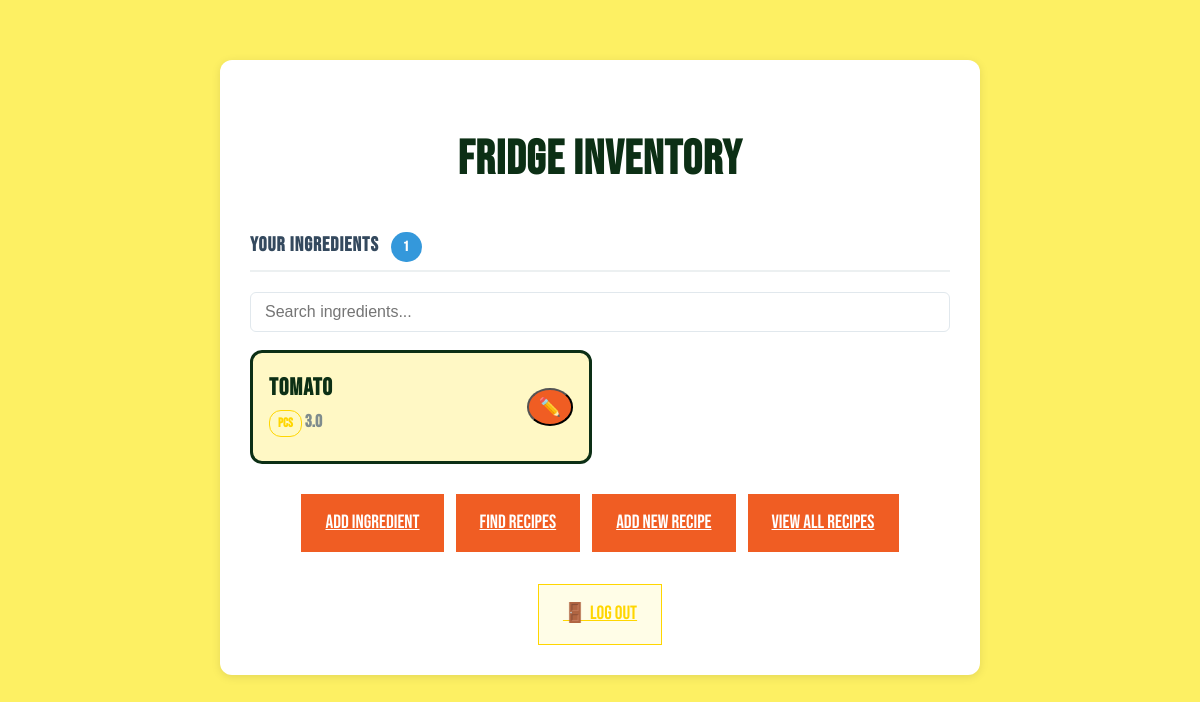
Page / (signed in) on the committed database.
### models.py (models this page shows, shortened)
class Ingredient(db.Model):
    id = db.Column(db.Integer, primary_key=True)
    name = db.Column(db.String(80), nullable=False)
    quantity = db.Column(db.Float, nullable=False)
    unit = db.Column(db.String(20), nullable=False)
    expiry_date = db.Column(db.Date, nullable=True)
    user_id = db.Column(db.Integer, db.ForeignKey('user.id'), nullable=False)
    user = db.relationship("User", backref="ingredients")

### app.py (the view)
@app.route('/')
@login_required
def index():
    ingredients = Ingredient.query.filter_by(user_id=current_user.id).all()
    return render_template('index.html', ingredients = current_user.ingredients)  # shows the homepage

### app.py (called while the page is built)
@login_manager.user_loader
def load_user(user_id):
    return User.query.get(int(user_id))

### templates/index.html (shortened to what this page needs)
<!DOCTYPE html>
<html lang="en">
<head>
</head>
<body>
    <div class="container">
        <h1>Fridge Inventory</h1>
        <div class="ingredients-section">
            {% if ingredients %}
                <h2 class="section-title">
                    Your Ingredients
                    <span class="ingredient-count">{{ ingredients|length }}</span>
                </h2>
                <input type="text" id="ingredient-search" placeholder="Search ingredients..." style="width:100%;padding:10px 14px;margin-bottom:18px;font-size:16px;border-radius:6px;border:1.5px solid #e1e8ed;">
                <div class="ingredients-grid" id="ingredients-grid">
                    {% for item in ingredients %}
                        <div class="ingredient-card" style="position:relative;">
                            <div style="display:flex;justify-content:space-between;align-items:center;">
                                <div>
                                    <div class="ingredient-name">{{ item.name }}</div>
                                    <div class="ingredient-quantity">
                                        <span class="unit-badge" style="display:inline-block;padding:2px 8px;border-radius:12px;font-size:13px;font-weight:600;border:1px solid #FFD600;">{{ item.unit }}</span>
                                        <strong id="quantity-display-{{ item.id }}">{{ item.quantity }}</strong>
                                    </div>
                                </div>
                                <button class="btn btn-primary" style="font-size: 18px; padding: 6px 10px; border-radius: 50%; min-width: 36px; min-height: 36px; display: flex; align-items: center; justify-content: center;" title="Edit Quantity" onclick="toggleEdit({{ item.id }})">✏️</button>
                            </div>
                        </div>
                    {% endfor %}
                </div>
            {% endif %}
        </div>
        <div class="action-buttons">
            <a href="/add" class="btn btn-primary">
                Add Ingredient
            </a>
            <a href="/recipes" class="btn btn-primary">
                Find Recipes
            </a>
            <a href="/add_recipe" class="btn btn-primary">
                Add New Recipe
            </a>
            <a href="/all_recipes" class="btn btn-primary">
                View All Recipes
            </a>
            <a href="/logout" class="btn btn-secondary" style="margin-top: 20px;">
                🚪 Log Out
            </a>
        </div>
    </div>
</body>
</html>

### templates/index.html (style rules this page uses)
* { box-sizing: border-box; }
body { background-color: #fdf063; color: #0c2f15; font-family: 'Bebas Neue', sans-serif; font-size: 20px; max-width: 800px; margin: 40px auto; padding: 20px; line-height: 1.6; }
.container { background: white; padding: 30px; border-radius: 12px; box-shadow: 0 2px 10px rgba(0, 0, 0, 0.1); }
h1, h2, h3, .ingredient-name { color: #0c2f15; font-weight: 800; font-size: 1.5rem; letter-spacing: 1px; }
h1 { font-size: 3rem; margin-bottom: 30px; text-align: center; display: flex; align-items: center; justify-content: center; gap: 12px; }
.ingredients-section { margin-bottom: 30px; }
.section-title { font-size: 20px; font-weight: 600; color: #34495e; margin-bottom: 20px; padding-bottom: 8px; border-bottom: 2px solid #ecf0f1; }
.ingredients-grid { display: grid; grid-template-columns: repeat(auto-fill, minmax(280px, 1fr)); gap: 16px; margin-bottom: 20px; }
.ingredient-card { background: #fff8c5; border: 3px solid #0c2f15; border-radius: 12px; padding: 16px; transition: all 0.3s ease; position: relative; }
.ingredient-quantity { color: #7f8c8d; font-size: 1.1rem; margin-bottom: 8px; }
.action-buttons { display: flex; flex-wrap: wrap; gap: 12px; justify-content: center; margin-top: 30px; }
.btn, .btn-primary, .btn-secondary, .btn-tertiary { font-size: 1.2rem; padding: 14px 24px; }
.btn-primary { background-color: #f05d23; color: #fff; }
.btn-secondary { background-color: #fffde7; color: #FFD600; border: 1.5px solid #FFD600; }
.ingredient-count { background-color: #3498db; color: white; padding: 4px 12px; border-radius: 20px; font-size: 14px; font-weight: 600; display: inline-block; margin-left: 8px; }
.unit-badge { background: #FFF9C4 !important; color: #FFD600 !important; border: 1px solid #FFD600; font-size: 1.1rem; }
.ingredient-card { animation: slideIn 0.5s ease-out; }

### rows in the picture
Ingredient: name "tomato", unit "pcs", quantity "3.0", {{ item.id }} 3 (drawn)

### other values in the picture
{{ ingredients|length }} "1"
